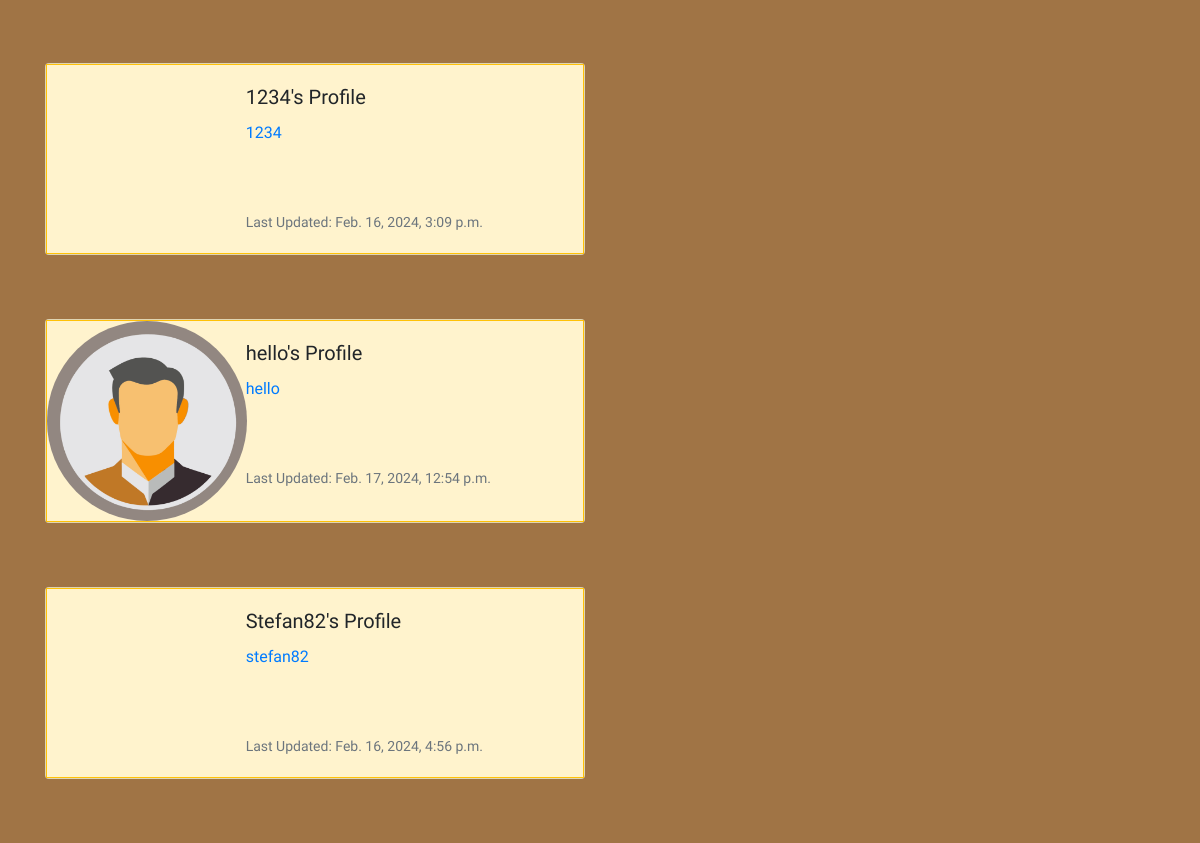
The page /profile_list/ (signed in, middle part) on the database as committed earlier.
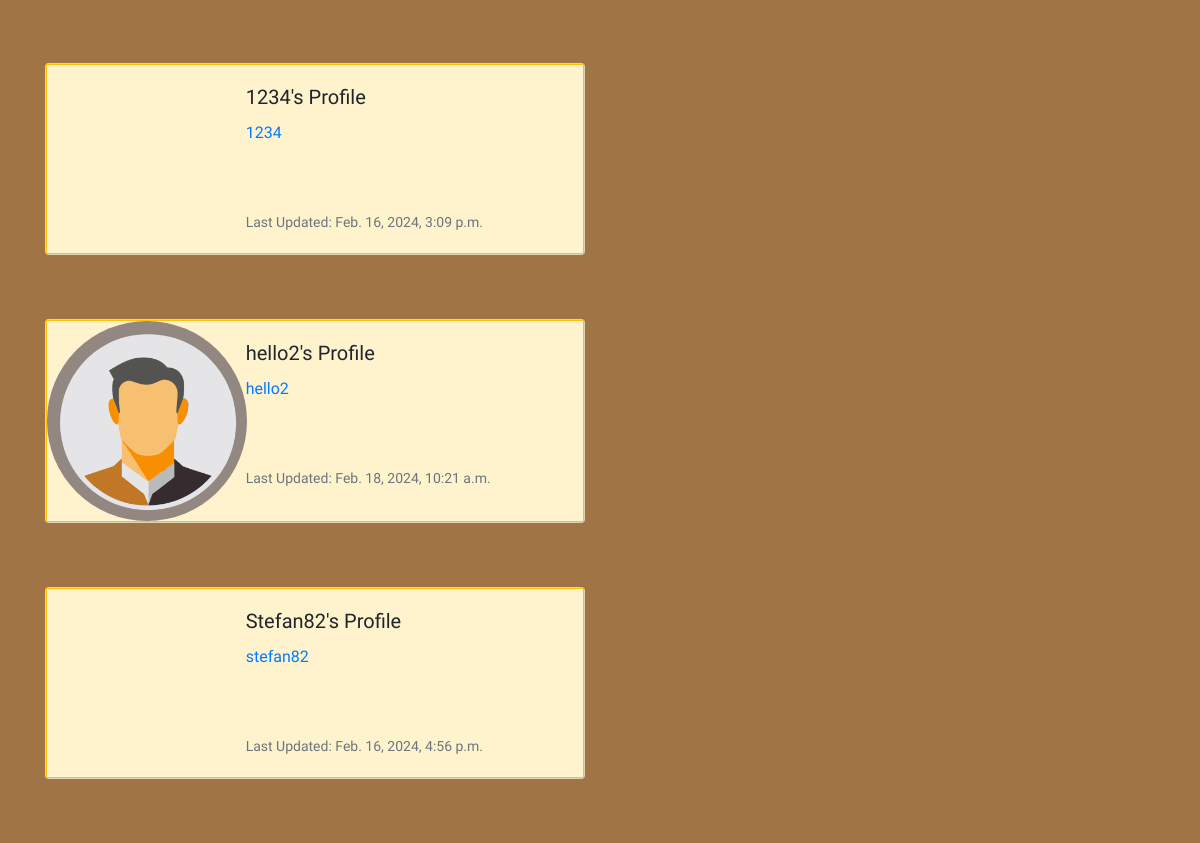
The same page on the database as committed later.
### the_saloon/models.py (models this page shows, shortened)
class Profile(models.Model):
        user = models.OneToOneField(User, on_delete=models.CASCADE)
        follows = models.ManyToManyField("self",
            related_name="followed_by",
            symmetrical=False,
            blank=True)
        date_modified = models.DateTimeField(User, auto_now=True)
        profile_image = models.ImageField(null=True, blank=True, upload_to="images/")
        profile_bio = models.CharField(null=True, blank=True, max_length=500)
        facebook_link = models.CharField(null=True, blank=True, max_length=100)
        instagram_link = models.CharField(null=True, blank=True, max_length=100)
        linkedin_link = models.CharField(null=True, blank=True, max_length=100)
        youtube_link = models.CharField(null=True, blank=True, max_length=100)
        x_link = models.CharField(null=True, blank=True, max_length=100)

### the_saloon/views.py (the view)
# urls.py: path('profile_list/', views.profile_list, name='profile_list'),
def profile_list(request):
        if request.user.is_authenticated:
            profiles = Profile.objects.exclude(user=request.user)
            return render(request, 'profile_list.html', {"profiles":profiles})
        else:
            messages.success(request, ("You must login to see this page..."))
            return redirect('home')

### the_saloon/templates/profile_list.html (shortened to what this page needs)
{% extends 'base.html' %}
{% load static %}
{% block content %}
<br />
{% if profiles %}
{% for profile in profiles %}
<div class="card mb-3" style="max-width: 540px; background-color: #FFF3CD">
  <div class="row no-gutters border border-warning">
    <div class="col-md-4">
      {% if profile.profile_image %}
      <img src="{{ profile.profile_image.url }}" width=200 height=200 class="img rounded-circle"
        alt="{{ profile.user.username}}">
        {% endif %}
    </div>
    <div class="col-md-8">
      <div class="card-body">
        <h5 class="card-title" style="font-family: Rye, serif;">{{ profile.user.username }}'s Profile</h5>
        <p class="card-text" style="font-family: Rye, serif;">
          <a href="{% url 'profile' profile.user.id  %}">{{ profile.user.username|lower }}</a></p>
        <br /><br />
        <p class="card-text"><small class="text-muted" style="font-family: Rye, serif;">
        Last Updated: {{ profile.date_modified }}</small></p>
      </div>
    </div>
  </div>
</div>
<br /><br />
{% endfor %}
{% endif %}
{% endblock %}

Rows that differ between the two databases and show on the page:
changed Profile: user.username "hello" → "hello2"; date_modified "Feb. 17, 2024, 12:54 p.m." → "Feb. 18, 2024, 10:21 a.m."
